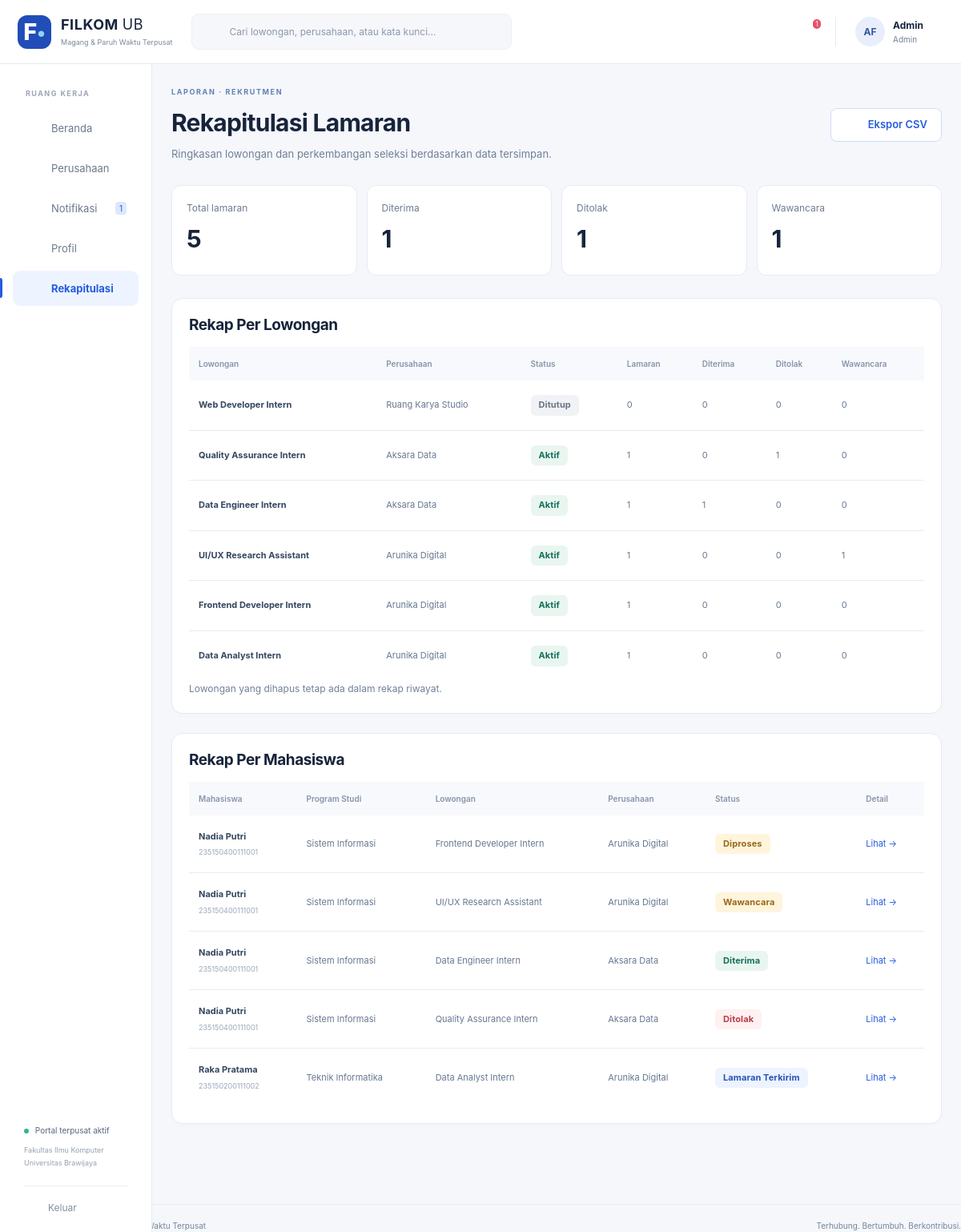
Page /index.php?r=rekapitulasi (signed in) on the committed database.
### tables this page shows
CREATE TABLE AKUN (
 idAkun INT AUTO_INCREMENT PRIMARY KEY, username VARCHAR(100) NOT NULL UNIQUE, email VARCHAR(100) NOT NULL UNIQUE,
 passwordHash VARCHAR(255) NOT NULL, namaPengguna VARCHAR(100) NOT NULL,
 role ENUM('Mahasiswa','Rekruter','Admin') NOT NULL, aktif TINYINT(1) NOT NULL DEFAULT 1,
 idMahasiswa INT NULL UNIQUE,idPerusahaan INT NULL,
 FOREIGN KEY(idMahasiswa) REFERENCES MAHASISWA(idMahasiswa), FOREIGN KEY(idPerusahaan) REFERENCES PERUSAHAAN(idPerusahaan),
 CONSTRAINT CK_AKUN_ROLE CHECK ((role='Mahasiswa' AND idMahasiswa IS NOT NULL AND idPerusahaan IS NULL) OR (role='Rekruter' AND idPerusahaan IS NOT NULL AND idMahasiswa IS NULL) OR (role='Admin' AND idMahasiswa IS NULL AND idPerusahaan IS NULL))
);

CREATE TABLE LOWONGAN (
 idLowongan INT AUTO_INCREMENT PRIMARY KEY,namaLowongan VARCHAR(100) NOT NULL,jenisPekerjaan VARCHAR(50) NOT NULL,
 modeKerja VARCHAR(50) NOT NULL,lokasiPenempatan VARCHAR(100) NOT NULL,tingkatSemesterMinimal INT NOT NULL,
 targetJurusan TEXT NOT NULL,deskripsi TEXT NOT NULL,dokumenPersyaratan TEXT NOT NULL,
 statusLowongan VARCHAR(20) NOT NULL DEFAULT 'Ditutup',tanggalDibuat DATETIME NOT NULL DEFAULT CURRENT_TIMESTAMP,idPerusahaan INT NOT NULL,
 batasLamaran DATE NULL,kuota INT NOT NULL DEFAULT 1,durasiBulan INT NOT NULL DEFAULT 3,
 uangSaku DECIMAL(12,0) NOT NULL DEFAULT 0,konversiSKS INT NOT NULL DEFAULT 0,kualifikasi TEXT,dihapusPada DATETIME NULL,
 FOREIGN KEY(idPerusahaan) REFERENCES PERUSAHAAN(idPerusahaan), INDEX IDX_LOWONGAN_STATUS(statusLowongan,idPerusahaan)
);

CREATE TABLE PERUSAHAAN (
 idPerusahaan INT AUTO_INCREMENT PRIMARY KEY, namaPerusahaan VARCHAR(100) NOT NULL,
 alamat TEXT NOT NULL, emailPerusahaan VARCHAR(100) NOT NULL UNIQUE,
 statusVerifikasi VARCHAR(20) NOT NULL DEFAULT 'Menunggu', bidangUsaha VARCHAR(100) NOT NULL DEFAULT '',
 kontak VARCHAR(30) NOT NULL DEFAULT '', deskripsi TEXT, website VARCHAR(250) NOT NULL DEFAULT '',
 catatanVerifikasi TEXT, dihapusPada DATETIME NULL, dibuatPada DATETIME NOT NULL DEFAULT CURRENT_TIMESTAMP
);

CREATE TABLE LAMARAN (
 idLamaran INT AUTO_INCREMENT PRIMARY KEY,dokumenPersyaratan TEXT NOT NULL,statusLamaran VARCHAR(50) NOT NULL DEFAULT 'Lamaran Terkirim',
 tanggalMelamar DATETIME NULL,idLowongan INT NOT NULL,idMahasiswa INT NOT NULL,idTahapSaatIni INT NULL,
 portofolio VARCHAR(250) NOT NULL DEFAULT '',suratPengantar TEXT,administrasiLolos TINYINT(1) NOT NULL DEFAULT 0,
 dibuatPada DATETIME NOT NULL DEFAULT CURRENT_TIMESTAMP,UNIQUE(idMahasiswa,idLowongan),
 FOREIGN KEY(idLowongan) REFERENCES LOWONGAN(idLowongan),FOREIGN KEY(idMahasiswa) REFERENCES MAHASISWA(idMahasiswa),
 FOREIGN KEY(idTahapSaatIni,idLowongan) REFERENCES `TAHAP SELEKSI`(idTahap,idLowongan),
 UNIQUE(idLamaran,idLowongan)
);

CREATE TABLE MAHASISWA (
 idMahasiswa INT AUTO_INCREMENT PRIMARY KEY,namaMahasiswa VARCHAR(100) NOT NULL,NIM VARCHAR(15) NOT NULL UNIQUE,
 email VARCHAR(100) NOT NULL UNIQUE,jurusan VARCHAR(50) NOT NULL,semester INT NOT NULL DEFAULT 1,
 IPK DECIMAL(3,2) NOT NULL DEFAULT 0,telepon VARCHAR(30) NOT NULL DEFAULT '',portofolio VARCHAR(250) NOT NULL DEFAULT '',
 bio TEXT,idCV INT NULL
);

### app/Core/View.php (called while the page is built, shortened)
<?php
final class View  {
    public static function render(string $template,array $viewData=[]):void {
        extract($viewData,EXTR_SKIP);
        $currentUser=$viewData['_viewUser']??Auth::user();
        $unread=empty($viewData['_skipDatabase'])&&$currentUser?Notifikasi::belumDibaca((int)$currentUser['idAkun']):0;
        require ROOT.'/app/Views/layout/header.php';
        require ROOT.'/app/Views/'.$template.'.php';
        require ROOT.'/app/Views/layout/footer.php';
    }
}

### app/Controllers/RekapitulasiController.php (called while the page is built, shortened)
<?php
final class RekapitulasiController  {
    private function data():array {
        $u=Auth::require(['Rekruter','Admin']);
        $where=$u['role']==='Rekruter'?'l.idPerusahaan=?':'1=1';
        $p=$u['role']==='Rekruter'?[$u['idPerusahaan']]:[];
        return Database::all("SELECT l.idLowongan,l.namaLowongan,p.namaPerusahaan,l.statusLowongan,l.dihapusPada,COUNT(a.idLamaran) total,SUM(CASE WHEN a.statusLamaran='Diterima' THEN 1 ELSE 0 END) diterima,SUM(CASE WHEN a.statusLamaran='Ditolak' THEN 1 ELSE 0 END) ditolak,SUM(CASE WHEN a.statusLamaran='Wawancara' THEN 1 ELSE 0 END) wawancara FROM LOWONGAN l JOIN PERUSAHAAN p ON p.idPerusahaan=l.idPerusahaan LEFT JOIN LAMARAN a ON a.idLowongan=l.idLowongan AND a.statusLamaran<>'Draf' WHERE $where AND l.statusLowongan<>'Draf' GROUP BY l.idLowongan,l.namaLowongan,p.namaPerusahaan,l.statusLowongan,l.dihapusPada ORDER BY l.idLowongan DESC",$p);
    }
    private function mahasiswa():array  {
        $u=Auth::require(['Rekruter','Admin']);
        $where=$u['role']==='Rekruter'?' AND l.idPerusahaan=?':'';
        return Database::all("SELECT a.idLamaran,a.statusLamaran,m.namaMahasiswa,m.NIM,m.jurusan,l.namaLowongan,p.namaPerusahaan FROM LAMARAN a JOIN MAHASISWA m ON m.idMahasiswa=a.idMahasiswa JOIN LOWONGAN l ON l.idLowongan=a.idLowongan JOIN PERUSAHAAN p ON p.idPerusahaan=l.idPerusahaan WHERE a.statusLamaran<>'Draf'".$where.' ORDER BY m.namaMahasiswa,a.idLamaran',$where?[$u['idPerusahaan']]:[]);
    }
    public function tampilkanRekapitulasi():void {
        View::render('rekapitulasi',['title'=>'Rekapitulasi','rekap'=>$this->data(),'mahasiswa'=>$this->mahasiswa()]);
    }
}

### public/index.php (called while the page is built, shortened)
<?php
require dirname(__DIR__).'/app/bootstrap.php';
$route=query('r','dashboard');
[$allowedMethod,$roles,$handler]=$routes[$route];
if($roles)Auth::require($roles);
try {
    $handler();
}
catch(Throwable $e) {
    if(!($e instanceof DomainException))error_log((string)$e);
    fail($e instanceof DomainException?422:500,$e instanceof DomainException?$e->getMessage():'Proses belum berhasil. Silakan coba kembali.');
}

### app/Core/Auth.php (called while the page is built, shortened)
<?php
final class Auth  {
    private static array|false|null $cached=null;
    public static function user():?array {
        if(self::$cached===null) {
            self::$cached=isset($_SESSION['idAkun'])?Akun::getAkun((int)$_SESSION['idAkun']):false;
        }
        return self::$cached?:null;
    }
    public static function require(array $roles=[]):array {
        $u=self::user();
        return $u;
    }
}

### app/bootstrap.php (called while the page is built, shortened)
<?php
spl_autoload_register(function(string $class):void {
    foreach(['Core','Models','Controllers','Boundaries'] as $dir) {
        $file=ROOT.'/app/'.$dir.'/'.$class.'.php';
        if(is_file($file)) {
            return;
        }
    }
}
);
require ROOT.'/app/Core/helpers.php';

### config/database.php (called while the page is built)
<?php
return [ 'host' => getenv('DB_HOST') ?: '127.0.0.1', 'port' => getenv('DB_PORT') ?: '3306', 'name' => getenv('DB_NAME') ?: 'rsi_filkom', 'user' => getenv('DB_USER') ?: 'root', 'password' => getenv('DB_PASSWORD') !== false ? getenv('DB_PASSWORD') : '', ];

### app/Core/Database.php (called while the page is built, shortened)
<?php
final class Database  {
    private static ?PDO $pdo = null;
    public static function get(): PDO  {
        if (!self::$pdo)  {
            $c = require ROOT . '/config/database.php';
            self::$pdo = new PDO("mysql:host={$c['host']};port={$c['port']};dbname={$c['name']};charset=utf8mb4", $c['user'], $c['password'], [PDO::ATTR_ERRMODE=>PDO::ERRMODE_EXCEPTION, PDO::ATTR_DEFAULT_FETCH_MODE=>PDO::FETCH_ASSOC, PDO::ATTR_EMULATE_PREPARES=>false]);
            self::$pdo->exec("SET time_zone = '+07:00'");
        }
        return self::$pdo;
    }
    public static function query(string $sql, array $values = []): PDOStatement  {
        $s=self::get()->prepare($sql);
        $s->execute($values);
        return $s;
    }
    public static function all(string $sql,array $p=[]):array  {
        return self::query($sql,$p)->fetchAll();
    }
    public static function one(string $sql,array $p=[]):?array  {
        return self::query($sql,$p)->fetch() ?: null;
    }
    public static function value(string $sql,array $p=[]):mixed  {
        return self::query($sql,$p)->fetchColumn();
    }
}

### app/Models/Akun.php (called while the page is built, shortened)
<?php
final class Akun  {
    public static function getAkun(int $id):?array  {
        return Database::one('SELECT a.*,p.statusVerifikasi,p.dihapusPada,p.namaPerusahaan FROM AKUN a LEFT JOIN PERUSAHAAN p ON p.idPerusahaan=a.idPerusahaan WHERE a.idAkun=?',[$id]);
    }
}

### app/Models/Notifikasi.php (called while the page is built, shortened)
<?php
final class Notifikasi  {
    public static function belumDibaca(int $id):int {
        return (int)Database::value('SELECT COUNT(*) FROM NOTIFIKASI WHERE idPenerima=? AND sudahDibaca=0',[$id]);
    }
}

### app/Views/rekapitulasi.php (the view, shortened to what this page needs)
<?php $headingAction='<a class="button secondary" href="'.e(url('rekapitulasi/ekspor')).'">'.icon('download').' Ekspor CSV</a>';require ROOT.'/app/Views/components/heading.php';?>
<div class="stats-grid"><?php foreach(['total'=>'Total lamaran','diterima'=>'Diterima','ditolak'=>'Ditolak','wawancara'=>'Wawancara'] as $k=>$label):?><article class="stat-card"><small><?= e($label) ?></small><strong><?= array_sum(array_column($rekap,$k)) ?></strong></article><?php endforeach;?></div><section class="card"><h2>Rekap Per Lowongan</h2><div class="table-scroll"><table><thead><tr><th>Lowongan</th><th>Perusahaan</th><th>Status</th><th>Lamaran</th><th>Diterima</th><th>Ditolak</th><th>Wawancara</th></tr></thead><tbody><?php foreach($rekap as $r):?><tr><td><strong><?= e($r['namaLowongan']) ?></strong></td><td><?= e($r['namaPerusahaan']) ?></td><td><?= badge($r['dihapusPada']?'Dihapus':$r['statusLowongan']) ?></td><td><?= (int)$r['total'] ?></td><td><?= (int)$r['diterima'] ?></td><td><?= (int)$r['ditolak'] ?></td><td><?= (int)$r['wawancara'] ?></td></tr><?php endforeach;?></tbody></table></div><p class="muted small">Lowongan yang dihapus tetap ada dalam rekap riwayat.</p></section>
<section class="card"><h2>Rekap Per Mahasiswa</h2><div class="table-scroll"><table><thead><tr><th>Mahasiswa</th><th>Program Studi</th><th>Lowongan</th><th>Perusahaan</th><th>Status</th><th>Detail</th></tr></thead><tbody><?php foreach($mahasiswa as $a):?><tr><td><strong><?= e($a['namaMahasiswa']) ?></strong><small><?= e($a['NIM']) ?></small></td><td><?= e($a['jurusan']) ?></td><td><?= e($a['namaLowongan']) ?></td><td><?= e($a['namaPerusahaan']) ?></td><td><?= badge($a['statusLamaran']) ?></td><td><a href="<?= e(url($currentUser['role']==='Admin'?'lamaran/detail':'seleksi/detail',['id'=>$a['idLamaran']])) ?>">Lihat →</a></td></tr><?php endforeach;?></tbody></table></div></section>

### app/Views/layout/header.php (shortened to what this page needs)
<!doctype html>
<html lang="id"><head><meta charset="utf-8"><meta name="viewport" content="width=device-width,initial-scale=1">
<title><?= e($title) ?> · FILKOM Connect</title><link rel="stylesheet" href="assets/app.css"><script src="assets/app.js" defer></script>
</head><body>
<?php if($currentUser): $role=$currentUser['role'];$r=query('r','dashboard'); ?>
<header class="topbar"><a class="brand" href="<?= e(url()) ?>"><span class="brand-icon">F<span>•</span></span><span><strong>FILKOM <span class="brand-light">UB</span></strong><small>Magang &amp; Paruh Waktu Terpusat</small></span></a>
<form class="global-search" action="index.php" method="get"><input type="hidden" name="r" value="<?= $role==='Admin'?'perusahaan':'lowongan' ?>"><?= icon('search') ?><input aria-label="Pencarian global" name="keyword" placeholder="Cari lowongan, perusahaan, atau kata kunci…" value="<?= e(query('keyword')) ?>"><button class="icon-button" aria-label="Cari"><?= icon('arrow') ?></button></form>
<div class="top-actions"><form class="mobile-logout" method="post" action="<?= e(url('logout')) ?>"><?= csrf() ?><button class="icon-button" aria-label="Keluar"><?= icon('logout') ?></button></form><a class="notification-button" href="<?= e(url('notifikasi')) ?>" aria-label="Notifikasi, <?= $unread ?> belum dibaca"><?= icon('bell') ?><?php if($unread):?><span class="counter"><?= $unread>99?'99+':$unread ?></span><?php endif;?></a><div class="user-summary"><span class="avatar"><?= e(initials($currentUser['namaPengguna'])) ?></span><span><strong><?= e(explode(' ',$currentUser['namaPengguna'])[0]) ?></strong><small><?= e($role) ?></small></span></div></div></header>
<aside class="sidebar"><div class="sidebar-label">RUANG KERJA</div><nav aria-label="Navigasi utama">
<?php $nav=[['dashboard','home','Beranda']];
if($role==='Admin')$nav=[...$nav,['perusahaan','building','Perusahaan']];
$nav[]=['notifikasi','bell','Notifikasi'];$nav[]=['profil','user','Profil'];
if($role!=='Mahasiswa')$nav[]=['rekapitulasi','chart','Rekapitulasi'];
foreach($nav as [$link,$ic,$label]):$active=explode('/',$r)[0]===$link||($link==='pendaftar'&&str_starts_with($r,'seleksi')); ?>
<a href="<?= e(url($link)) ?>" class="nav-link <?= $active?'active':'' ?>" <?= $active?'aria-current="page"':'' ?>><?= icon($ic) ?><span><?= e($label) ?></span><?php if($link==='notifikasi'&&$unread):?><span class="nav-count"><?= $unread ?></span><?php endif;?></a>
<?php endforeach;?></nav><div class="sidebar-bottom"><div class="portal-status"><i></i> Portal terpusat aktif<small>Fakultas Ilmu Komputer<br>Universitas Brawijaya</small></div><form method="post" action="<?= e(url('logout')) ?>"><?= csrf() ?><button class="logout"><?= icon('logout') ?> Keluar</button></form></div></aside>
<main id="main" class="main-content">
<?php else: ?><main id="main" class="public-main"><?php endif; ?>

### app/Core/helpers.php (shortened to what this page needs)
<?php
function e(mixed $s):string {
    return htmlspecialchars((string)$s,ENT_QUOTES|ENT_SUBSTITUTE,'UTF-8');
}
function url(string $route='dashboard',array $p=[]):string {
    return 'index.php?'.http_build_query(['r'=>$route]+$p);
}
function query(string $key,string $default=''):string {
    $v=$_GET[$key]??$default;
    return is_scalar($v)?trim((string)$v):$default;
}
function initials(string $s):string {
    $w=preg_split('/\s+/',trim($s));
    return mb_strtoupper(mb_substr($w[0]??'',0,1).mb_substr($w[1]??'',0,1));
}
function statusClass(string $s):string {
    return match($s) {
        'Diterima','Terverifikasi','Lolos','Sesuai','Layak','Aktif'=>'green','Ditolak','Tidak Lolos','Tidak sesuai','Tidak Layak','Dihapus'=>'red','Wawancara','Diproses','Menunggu'=>'amber','Draf','Ditutup'=>'gray',default=>'blue'
    }
    ;
}
function badge(string $s):string {
    return '<span class="badge '.statusClass($s).'">'.e($s).'</span>';
}
function icon(string $name):string {
    $paths=[ 'home'=>'<path d="m3 10 9-7 9 7v10H3Z"/><path d="M9 20v-7h6v7"/>', 'briefcase'=>'<rect x="3" y="7" width="18" height="14" rx="2"/><path d="M8 7V3h8v4M3 12c6 4 12 4 18 0M10 13h4"/>', 'file'=>'<path d="M6 3h9l4 4v14H6Z"/><path d="M14 3v5h5M9 12h7M9 16h7"/>', 'bell'=>'<path d="M5 17h14l-2-3V9a5 5 0 0 0-10 0v5ZM10 21h4"/>', 'user'=>'<circle cx="12" cy="8" r="4"/><path d="M4 21v-2a8 8 0 0 1 16 0v2"/>', 'calendar'=>'<rect x="3" y="5" width="18" height="16" rx="2"/><path d="M7 2v6M17 2v6M3 11h18M7 15h3M14 15h3"/>', 'chat'=>'<path d="M4 4h16v12H9l-5 5Z"/><path d="M8 8h8M8 12h5"/>', 'search'=>'<circle cx="10" cy="10" r="6"/><path d="m15 15 6 6"/>', 'arrow'=>'<path d="M4 12h16m-6-6 6 6-6 6"/>', 'plus'=>'<path d="M12 4v16M4 12h16"/>', 'location'=>'<path d="M19 10c0 5-7 11-7 11S5 15 5 10a7 7 0 0 1 14 0Z"/><circle cx="12" cy="10" r="2"/>', 'check'=>'<path d="m5 12 4 4L19 6"/>', 'clock'=>'<circle cx="12" cy="12" r="9"/><path d="M12 6v6l4 2"/>', 'logout'=>'<path d="M9 3H4v18h5M9 12h12m-5-5 5 5-5 5"/>', 'building'=>'<path d="M4 21V3h12v18M16 9h4v12M8 7h4M8 11h4M8 15h4M9 21v-3h3v3"/>', 'chart'=>'<path d="M4 3v18h17M8 17v-4M13 17V8M18 17V5"/>', 'shield'=>'<path d="m12 2 9 4v6c0 5-9 10-9 10S3 17 3 12V6Z"/><path d="m8 12 3 3 5-6"/>', 'download'=>'<path d="M12 3v12m-5-5 5 5 5-5M4 16v5h16v-5"/>', 'close'=>'<path d="m5 5 14 14M19 5 5 19"/>', ];
    return '<svg class="icon" viewBox="0 0 24 24" fill="none" stroke="currentColor" stroke-width="1.7" stroke-linecap="round" stroke-linejoin="round" aria-hidden="true">'.($paths[$name]??$paths['file']).'</svg>';
}

### rows in the picture
akun: namaPengguna "AF", namaPengguna "Admin", role "Admin"
lowongan: namaLowongan "Web Developer Intern", idPerusahaan.namaPerusahaan "Ruang Karya Studio", statusLowongan "Ditutup", total "0", diterima "0", ditolak "0", wawancara "0"
lowongan: namaLowongan "Quality Assurance Intern", idPerusahaan.namaPerusahaan "Aksara Data", statusLowongan "Aktif", total "1", diterima "0", ditolak "1", wawancara "0"
lowongan: namaLowongan "Data Engineer Intern", idPerusahaan.namaPerusahaan "Aksara Data", statusLowongan "Aktif", total "1", diterima "1", ditolak "0", wawancara "0"
lowongan: namaLowongan "UI/UX Research Assistant", idPerusahaan.namaPerusahaan "Arunika Digital", statusLowongan "Aktif", total "1", diterima "0", ditolak "0", wawancara "1"
lowongan: namaLowongan "Frontend Developer Intern", idPerusahaan.namaPerusahaan "Arunika Digital", statusLowongan "Aktif", total "1", diterima "0", ditolak "0", wawancara "0"
lowongan: namaLowongan "Data Analyst Intern", idPerusahaan.namaPerusahaan "Arunika Digital", statusLowongan "Aktif", total "1", diterima "0", ditolak "0", wawancara "0"
lamaran: idMahasiswa.namaMahasiswa "Nadia Putri", idMahasiswa.NIM "235150400111001", idMahasiswa.jurusan "Sistem Informasi", lowongan.namaLowongan "Frontend Developer Intern", perusahaan.namaPerusahaan "Arunika Digital", statusLamaran "Diproses"
lamaran: idMahasiswa.namaMahasiswa "Nadia Putri", idMahasiswa.NIM "235150400111001", idMahasiswa.jurusan "Sistem Informasi", lowongan.namaLowongan "UI/UX Research Assistant", perusahaan.namaPerusahaan "Arunika Digital", statusLamaran "Wawancara"
lamaran: idMahasiswa.namaMahasiswa "Nadia Putri", idMahasiswa.NIM "235150400111001", idMahasiswa.jurusan "Sistem Informasi", lowongan.namaLowongan "Data Engineer Intern", perusahaan.namaPerusahaan "Aksara Data", statusLamaran "Diterima"
lamaran: idMahasiswa.namaMahasiswa "Nadia Putri", idMahasiswa.NIM "235150400111001", idMahasiswa.jurusan "Sistem Informasi", lowongan.namaLowongan "Quality Assurance Intern", perusahaan.namaPerusahaan "Aksara Data", statusLamaran "Ditolak"
lamaran: idMahasiswa.namaMahasiswa "Raka Pratama", idMahasiswa.NIM "235150200111002", idMahasiswa.jurusan "Teknik Informatika", lowongan.namaLowongan "Data Analyst Intern", perusahaan.namaPerusahaan "Arunika Digital", statusLamaran "Lamaran Terkirim"

### other values in the picture
$unread "1"
$label "Beranda"
$label "Perusahaan"
$label "Notifikasi"
$label "Profil"
$label "Rekapitulasi"
$kicker "LAPORAN · REKRUTMEN"
$heading "Rekapitulasi Lamaran"
$subtitle "Ringkasan lowongan dan perkembangan seleksi berdasarkan data tersimpan."
$label "Total lamaran"
array_sum(array_column($rekap,$k)) "5"
$label "Diterima"
array_sum(array_column($rekap,$k)) "1"
$label "Ditolak"
$label "Wawancara"
